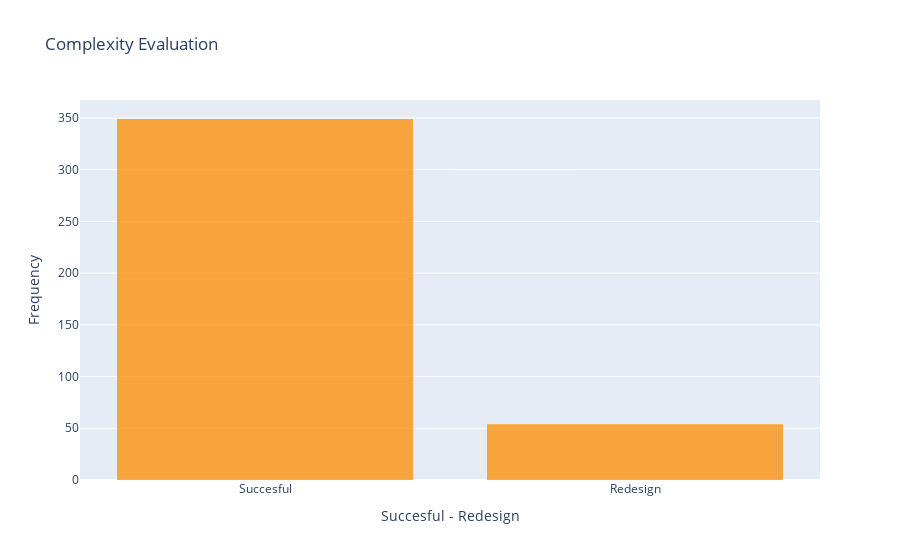

Notebook source saved alongside this figure:
### Code cell
# Histogram
trace = go.Histogram(
    x = data.complexityEvaluation,
    opacity = 0.75,
    name = 'Complexity Evaluation',
    marker = dict(color = 'darkorange')
)
hist_data = [trace]
hist_layout = go.Layout(barmode='overlay',
                   title = 'Complexity Evaluation',
                   xaxis = dict(title = 'Succesful - Redesign'),
                   yaxis = dict(title = 'Frequency')
)
fig = go.Figure(data = hist_data, layout = hist_layout)
iplot(fig)

### Figure 1 — Plotly figure (JSON) as saved in the notebook; plotly's stock layout.template omitted (floating-point values rounded to 4 significant figures; data arrays with more than 128 entries replaced by an {"elided": "..."} marker saying what was removed)
{"data": [{"marker": {"color": "darkorange"}, "name": "Complexity Evaluation", "opacity": 0.75, "type": "histogram", "x": {"elided": "403 str values"}}], "layout": {"barmode": "overlay", "title": {"text": "Complexity Evaluation"}, "xaxis": {"title": {"text": "Succesful - Redesign"}}, "yaxis": {"title": {"text": "Frequency"}}}}
